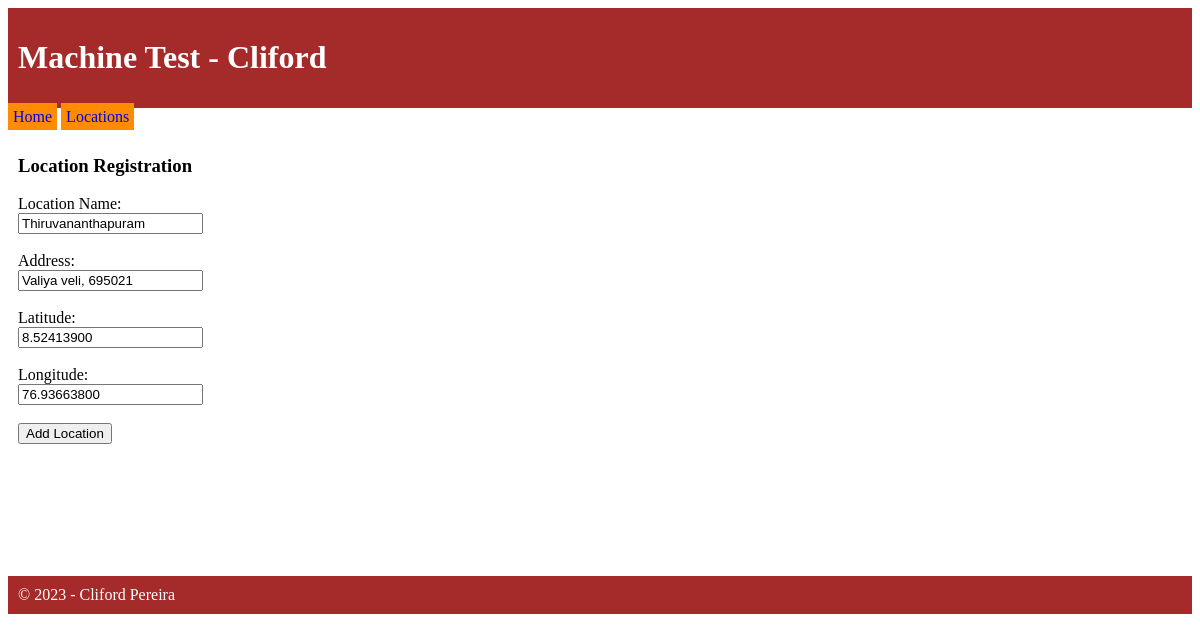
Page /locations/edit.php?id=3 on the committed database.
### tables this page shows
CREATE TABLE `locations` (
  `id` bigint(20) UNSIGNED NOT NULL,
  `location_name` varchar(30) NOT NULL,
  `address` varchar(150) NOT NULL,
  `latitude` decimal(11,8) NOT NULL,
  `longitude` decimal(11,8) NOT NULL
);

### utilities/functions.php (called while the page is built, shortened)
<?php
function view($view, $data=null)
{
	require_once("views/" . $view . ".php");
}
function test_input($data) {
  $data = trim($data);
  $data = stripslashes($data);
  $data = htmlspecialchars($data);
  return $data;
}
?>

### locations/LocationsController.php (called while the page is built, shortened)
<?php
require_once("../utilities/functions.php");
require_once("../utilities/CP_Controller.php");
class LocationsController extends CP_Controller
{
	public function edit()
	{
		$id = test_input($_GET['id']);
		$location = new Location($this->conn);
		$location = $location->find($id);
		view('edit', compact("location"));
	}
}
?>

### utilities/Route.php (called while the page is built, shortened)
<?php
class Route
{
	public static function call_action($controller, $action) {
		require_once("../utilities/connection.php");
		$controller = new $name($conn);
		call_user_func(array($controller, $action));
	}
}
?>

### locations/edit.php (called while the page is built)
<?php
require_once("../utilities/Route.php");
Route::call_action('locations', 'edit');
?>

### utilities/CP_Controller.php (called while the page is built, shortened)
<?php
abstract class CP_Controller implements I_Controller
{
	function __construct($conn)
	{
		$this->conn = $conn;
	}
}
?>

### utilities/CP_Model.php (called while the page is built, shortened)
<?php
require_once("DBAbstraction.php");
abstract class CP_Model implements I_Model
{
	function __construct($conn, $tablename)
	{
		$this->conn = $conn;
		$this->tablename = $tablename;
	}
}
?>

### utilities/DBAbstraction.php (called while the page is built, shortened)
<?php
trait DBAbstraction
{
	public function runSelect($sql, $one_row_only = false)
	{
		if ($result = $this->conn->query($sql)) {
			if ($one_row_only === TRUE) {
				$row = $result->fetch_object();
				return $row;
			} else {
				$rows = array();
				while ($row = $result->fetch_object()) {
					array_push($rows, $row);
				}
				return $rows;
			}
		} else {
			return false;
		}
	}
	public function find($id)
	{
		$sql = "select * from $this->tablename where id = $id";
		return $this->runSelect($sql, TRUE);
	}
}
?>

### locations/views/edit.php (the view, shortened to what this page needs)
<?php
require_once("../header.php");
extract($data);
?>
<h3>Location Registration</h3>
<form name="add_location_frm" method="post" action="update.php">
	<label for="location_name">Location Name: </label> <br>
	<input type="text" name="location_name" value="<?= $location->location_name;?>"> <br> <br>
	<label for="address">Address: </label> <br>
	<input type="text" name="address" value="<?= $location->address;?>"> <br> <br>
	<label for="latitude">Latitude: </label> <br>
	<input type="text" name="latitude" value="<?= $location->latitude;?>"> <br> <br>
	<label for="longitude">Longitude: </label> <br>
	<input type="text" name="longitude" value="<?= $location->longitude;?>"> <br> <br>
	<input type="submit" name="add_location" value="Add Location">
</form>
<?php require_once("../footer.php"); ?>

### rows in the picture
locations: location_name "Thiruvananthapuram", address "Valiya veli, 695021", latitude "8.52413900", longitude "76.93663800"
